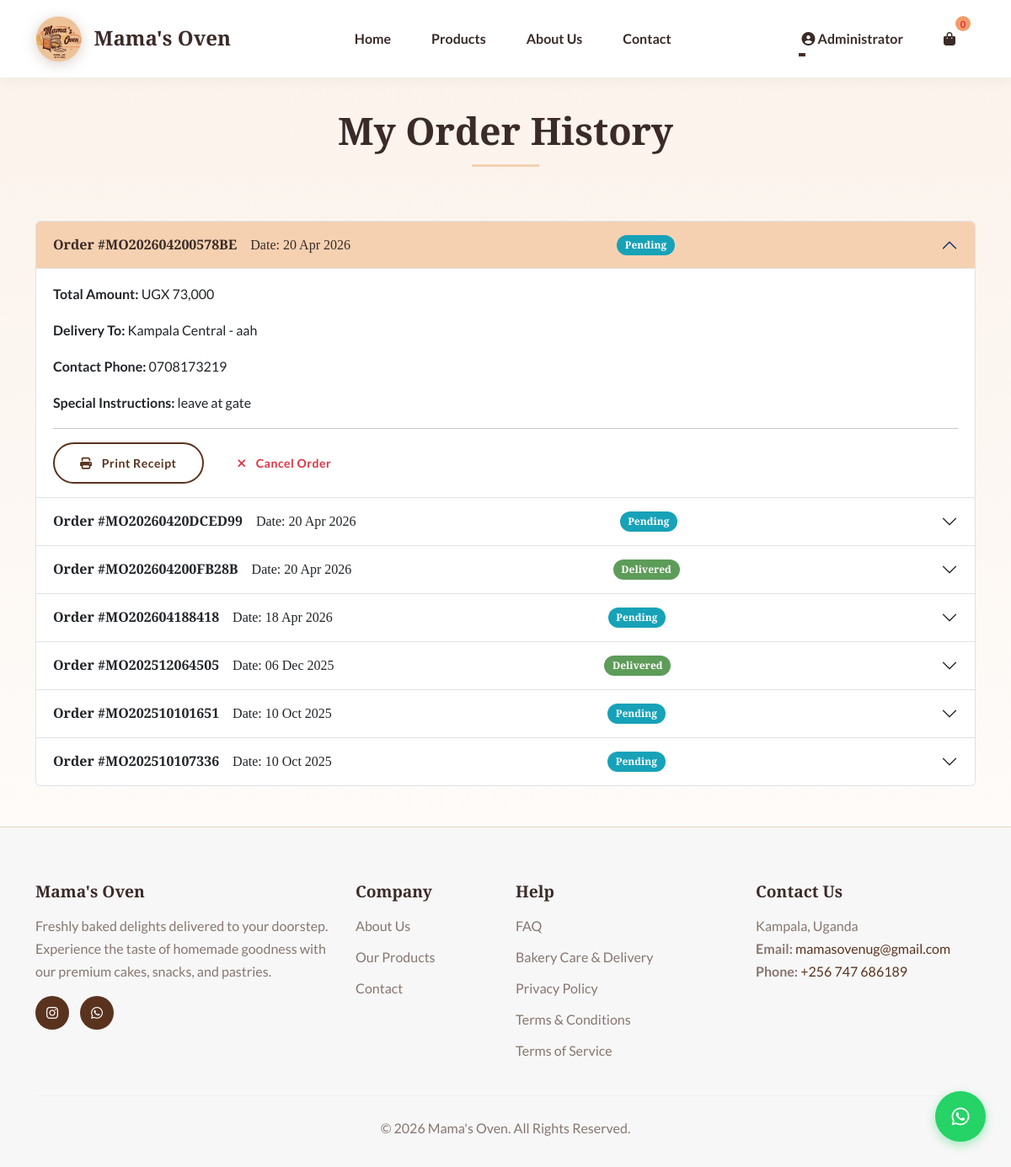
Screenshot of /orders.php (signed in) with the database file from the repository.
### tables this page shows
CREATE TABLE `orders` (
  `id` int(11) NOT NULL AUTO_INCREMENT,
  `user_id` int(11) NOT NULL,
  `order_number` varchar(32) NOT NULL,
  `total_amount` decimal(10,2) NOT NULL,
  `status` varchar(20) NOT NULL DEFAULT 'pending',
  `delivery_address` varchar(255) NOT NULL,
  `delivery_phone` varchar(30) NOT NULL,
  `special_instructions` varchar(255) DEFAULT NULL,
  `cancellation_reason` varchar(255) DEFAULT NULL,
  `cancelled_by` varchar(50) DEFAULT NULL,
  `cancelled_at` timestamp NULL DEFAULT NULL,
  `created_at` timestamp NULL DEFAULT current_timestamp(),
  `updated_at` timestamp NULL DEFAULT current_timestamp() ON UPDATE current_timestamp(),
  `paid_at` timestamp NULL DEFAULT NULL,
  `promo_code_id` int(11) DEFAULT NULL,
  `discount_amount` decimal(10,2) DEFAULT 0.00,
  `review_reminder_sent` tinyint(1) DEFAULT 0,
  PRIMARY KEY (`id`),
  UNIQUE KEY `order_number` (`order_number`),
  KEY `user_id` (`user_id`),
  KEY `idx_orders_status` (`status`),
  KEY `idx_orders_user_status` (`user_id`,`status`),
  KEY `orders_ibfk_promo_code` (`promo_code_id`),
  CONSTRAINT `orders_ibfk_1` FOREIGN KEY (`user_id`) REFERENCES `users` (`id`) ON DELETE CASCADE,
  CONSTRAINT `orders_ibfk_promo_code` FOREIGN KEY (`promo_code_id`) REFERENCES `promo_codes` (`id`) ON DELETE SET NULL
);

### orders.php (the view, shortened to what this page needs)
<?php
require_once __DIR__ . '/includes/header.php';
try {
    $stmt = $pdo->prepare("
        SELECT * FROM orders
        WHERE user_id = ?
        ORDER BY created_at DESC
    ");
    $stmt->execute([$_SESSION['user_id']]);
    $orders = $stmt->fetchAll();
} catch (PDOException $e) {
    $orders = [];
    $error_message = "Could not fetch your order history.";
}
?>
<div class="container my-5">
    <div class="text-center mb-5">
        <h1 class="section-title">My Order History</h1>
    </div>
    <?php if (empty($orders)): ?>
        <div class="text-center py-5">
            <i class="fas fa-receipt fa-4x text-muted mb-3"></i>
            <h4 class="mb-3">You haven't placed any orders yet.</h4>
            <p class="text-muted">All your past orders will appear here once you've made a purchase.</p>
            <a href="products.php" class="btn btn-primary mt-3">Browse Our Products</a>
        </div>
    <?php else: ?>
        <div class="accordion" id="ordersAccordion">
            <?php foreach ($orders as $index => $order): ?>
                <div class="accordion-item">
                    <h2 class="accordion-header" id="heading<?php echo $order['id']; ?>">
                        <button class="accordion-button <?php echo $index > 0 ? 'collapsed' : ''; ?>" type="button" data-bs-toggle="collapse" data-bs-target="#collapse<?php echo $order['id']; ?>">
                            <span class="fw-bold me-3">Order #<?php echo htmlspecialchars($order['order_number']); ?></span>
                            <span class="me-auto">Date: <?php echo date('d M Y', strtotime($order['created_at'])); ?></span>
                            <span class="badge <?php
                                echo $order['status'] === 'cancelled' ? 'bg-danger' :
                                     ($order['status'] === 'delivered' ? 'bg-success' : 'bg-info');
                            ?> text-white">
                                <?php echo ucfirst(htmlspecialchars($order['status'])); ?>
                            </span>
                        </button>
                    </h2>
                    <div id="collapse<?php echo $order['id']; ?>" class="accordion-collapse collapse <?php echo $index === 0 ? 'show' : ''; ?>" data-bs-parent="#ordersAccordion">
                        <div class="accordion-body">
                            <p><strong>Total Amount:</strong> UGX <?php echo number_format($order['total_amount']); ?></p>
                            <p><strong>Delivery To:</strong> <?php echo nl2br(htmlspecialchars($order['delivery_address'])); ?></p>
                            <p><strong>Contact Phone:</strong> <?php echo htmlspecialchars($order['delivery_phone']); ?></p>
                            <?php if(!empty($order['special_instructions'])): ?>
                                <p><strong>Special Instructions:</strong> <?php echo htmlspecialchars($order['special_instructions']); ?></p>
                            <?php endif; ?>
                            <hr>
                            <div class="d-flex gap-2">
                                <a href="print_receipt.php?id=<?php echo $order['id']; ?>" class="btn btn-sm btn-outline-primary" target="_blank">
                                    <i class="fas fa-print me-2"></i> Print Receipt
                                </a>
                                <?php if (in_array($order['status'], ['pending', 'confirmed'])): ?>
                                    <button type="button" class="btn btn-sm btn-outline-danger" onclick="confirmCancelOrder(<?php echo $order['id']; ?>, '<?php echo htmlspecialchars($order['order_number']); ?>')">
                                        <i class="fas fa-times me-2"></i> Cancel Order
                                    </button>
                                <?php endif; ?>
                            </div>
                        </div>
                    </div>
                </div>
            <?php endforeach; ?>
        </div>
    <?php endif; ?>
</div>
<?php require_once __DIR__ . '/includes/footer.php'; ?>

### assets/css/style.css (style rules this page uses)
:root { --font-heading: 'Playfair Display', serif; --font-body: 'Lato', sans-serif; --color-primary: #5A331F; --color-secondary: #F5D1B1; --color-background: #FBF2EA; --color-text: #3A2B28; --color-text-light: #867670; --color-accent: #F39C6A; --color-white: #FFFFFF; --color-border: #EAD6C4; --color-success: #5D9C59; --color-danger: #DF2E38; }
body { font-family: var(--font-body); color: var(--color-text); background-color: var(--color-background); padding-top: 80px; line-height: 1.7; }
h1, h2, h3, h4, h5, h6 { font-family: var(--font-heading); font-weight: 700; color: var(--color-text); }
a { color: var(--color-primary); text-decoration: none; transition: color 0.3s ease; }
.btn { font-weight: 700; padding: 12px 30px; border-radius: 50px; border: 2px solid transparent; transition: all 0.3s ease; letter-spacing: 0.5px; }
.btn-outline-primary { border-color: var(--color-primary); color: var(--color-primary); }
.section-title { font-size: 2.8rem; margin-bottom: 1rem; position: relative; padding-bottom: 1rem; display: inline-block; }
.section-title::after { content: ''; position: absolute; bottom: 0; left: 50%; transform: translateX(-50%); width: 80px; height: 3px; background-color: var(--color-secondary); }
.badge.bg-success { background-color: var(--color-success) !important; }
.badge.bg-info { background-color: #17a2b8 !important; }
.d-flex.gap-2 { gap: 0.5rem; }
.accordion-button { background-color: var(--color-white); }
.accordion-button:not(.collapsed) { background-color: var(--color-secondary); color: var(--color-text); }
.accordion-body { background-color: var(--color-white); }
.btn-outline-primary { border-color: #5A331F; color: #5A331F; background-color: #FFF; }
.stock-badge, .badge, .status-badge { border-radius: 12px; padding: 0.5em 0.8em; font-weight: bold; }
body { background: linear-gradient(to bottom, #FBF2EA 0%, #FFFFFF 100%); min-height: 100vh; }

### rows the page displays
orders: order_number "MO202604200578BE", created_at "20 Apr 2026", status "Pending", total_amount "73,000", delivery_address "Kampala Central - aah", delivery_phone "0708173219", special_instructions "leave at gate"
orders: order_number "MO20260420DCED99", created_at "20 Apr 2026", status "Pending"
orders: order_number "MO202604200FB28B", created_at "20 Apr 2026", status "Delivered"
orders: order_number "MO202604188418", created_at "18 Apr 2026", status "Pending"
orders: order_number "MO202512064505", created_at "06 Dec 2025", status "Delivered"
orders: order_number "MO202510101651", created_at "10 Oct 2025", status "Pending"
orders: order_number "MO202510107336", created_at "10 Oct 2025", status "Pending"

### other values shown
SITE_NAME "Mama's Oven"
$_SESSION['full_name'] "Administrator"
